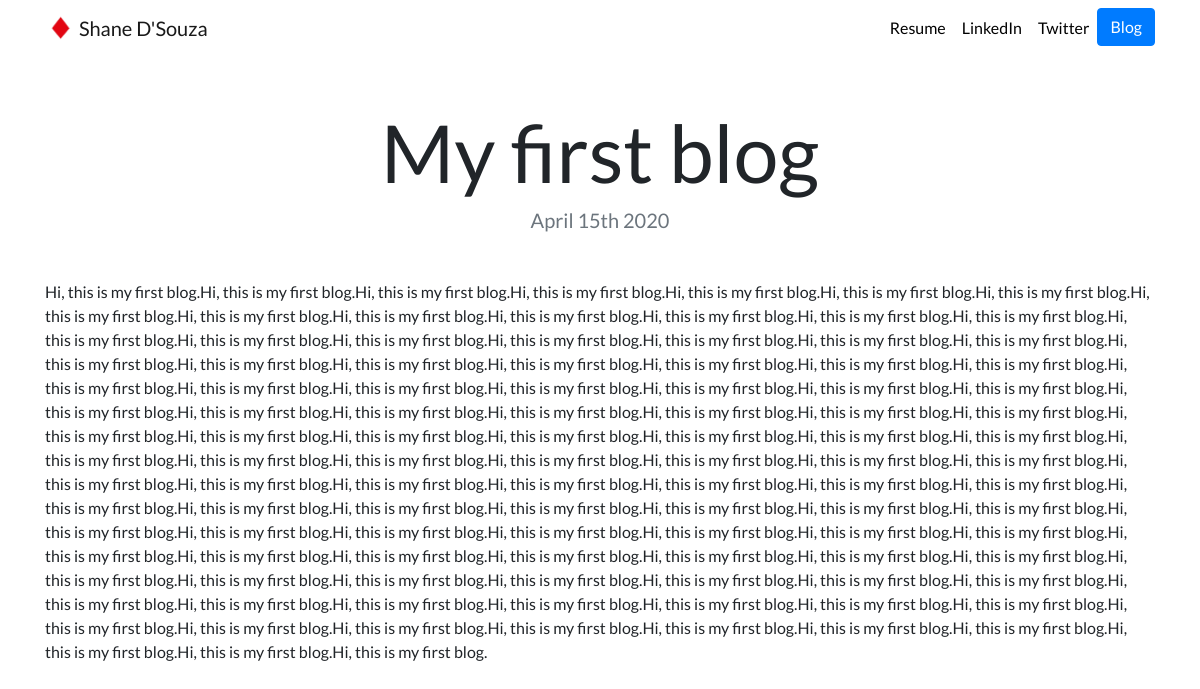
Page /blog/1/ on the committed database.
### blog/models.py (models this page shows, shortened)
class Blog(models.Model):
    title = models.CharField(max_length=100)
    description = models.TextField()
    date = models.DateField()

### blog/views.py (the view)
# urls.py: path('<int:blog_id>/', views.detail, name='detail'),
def detail(request, blog_id):
    blog = get_object_or_404(Blog, pk=blog_id)
    return render(request, 'blog/detail.html', {'blog':blog})

### blog/templates/blog/detail.html
{% extends "portfolio/base.html" %}
{% load static %}
{% block content %}
<h1 class="text-center mt-5" id="blogdetailtitle">{{ blog.title }}</h1>
<h5 class="text-center text-muted mb-5">{{ blog.date|date:'F jS Y' }}</h5>
{{ blog.description|safe }}
{% endblock %}

### portfolio/static/portfolio/custom.css (style rules this page uses)
body { font-family: 'Lato', sans-serif; }
@media (min-width: 992px) { #blogdetailtitle { font-size: 5rem; } }

### rows in the picture
Blog: title "My first blog", date "April 15th 2020", description "Hi, this is my first blog.Hi, this is my first blog.Hi, this is my first blog.Hi, this is my first blog.Hi, this is my first blog.Hi, this is my first blog.Hi, this is my first blog.Hi, this is my first blog.Hi, this is my first blog.Hi, this is my first blog.Hi, this is my first blog.Hi, this is my first blog.Hi, this is my first blog.Hi, this is my first blog.Hi, this is my first blog.Hi, this is my first blog.Hi, this is my first blog.Hi, this is my first blog.Hi, this is my first blog.Hi, this is my first blog.Hi, this is my first blog.Hi, this is my first blog.Hi, this is my first blog.Hi, this is my first blog.Hi, this is my first blog.Hi, this is my first blog.Hi, this is my first…"
